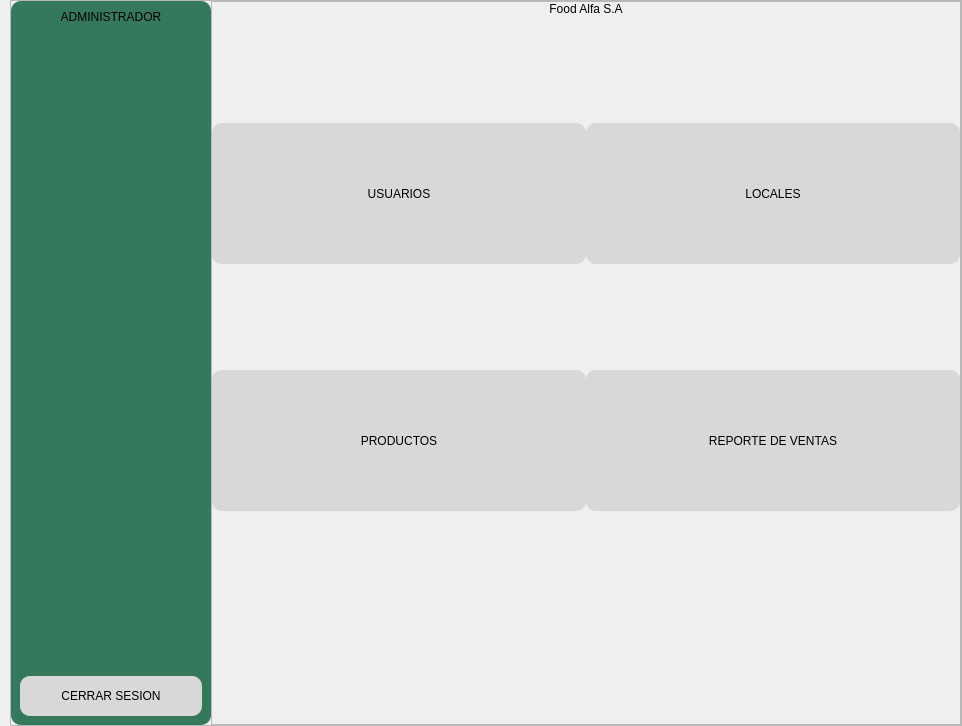
         <widget class="QWidget" name="pgPrincipalAdmin">
          <layout class="QVBoxLayout" name="verticalLayout_15">
           <property name="spacing">
            <number>0</number>
           </property>
           <property name="leftMargin">
            <number>10</number>
           </property>
           <property name="topMargin">
            <number>0</number>
           </property>
           <property name="rightMargin">
            <number>0</number>
           </property>
           <property name="bottomMargin">
            <number>0</number>
           </property>
           <item>
            <widget class="QFrame" name="frame_8">
             <property name="frameShape">
              <enum>QFrame::StyledPanel</enum>
             </property>
             <property name="frameShadow">
              <enum>QFrame::Raised</enum>
             </property>
             <layout class="QHBoxLayout" name="horizontalLayout_17">
              <property name="spacing">
               <number>0</number>
              </property>
              <property name="leftMargin">
               <number>0</number>
              </property>
              <property name="topMargin">
               <number>0</number>
              </property>
              <property name="rightMargin">
               <number>0</number>
              </property>
              <property name="bottomMargin">
               <number>0</number>
              </property>
              <item>
               <widget class="QFrame" name="frame_9">
                <property name="minimumSize">
                 <size>
                  <width>200</width>
                  <height>0</height>
                 </size>
                </property>
                <property name="maximumSize">
                 <size>
                  <width>200</width>
                  <height>16777215</height>
                 </size>
                </property>
                <property name="styleSheet">
                 <string notr="true">background-color: #35795c;
border-radius:10px;</string>
                </property>
                <property name="frameShape">
                 <enum>QFrame::StyledPanel</enum>
                </property>
                <property name="frameShadow">
                 <enum>QFrame::Raised</enum>
                </property>
                <layout class="QVBoxLayout" name="verticalLayout_7">
                 <item>
                  <widget class="QLabel" name="label_9">
                   <property name="styleSheet">
                    <string notr="true">font: 87 11pt &quot;Arial Black&quot;;</string>
                   </property>
                   <property name="text">
                    <string>ADMINISTRADOR</string>
                   </property>
                   <property name="alignment">
                    <set>Qt::AlignCenter</set>
                   </property>
                  </widget>
                 </item>
                 <item>
                  <widget class="QLabel" name="label_10">
                   <property name="minimumSize">
                    <size>
                     <width>0</width>
                     <height>230</height>
                    </size>
                   </property>
                   <property name="maximumSize">
                    <size>
                     <width>170</width>
                     <height>230</height>
                    </size>
                   </property>
                   <property name="text">
                    <string/>
                   </property>
                   <property name="pixmap">
                    <pixmap>Imagenes/admin.png</pixmap>
                   </property>
                   <property name="scaledContents">
                    <bool>true</bool>
                   </property>
                   <property name="alignment">
                    <set>Qt::AlignCenter</set>
                   </property>
                  </widget>
                 </item>
                 <item>
                  <spacer name="verticalSpacer_9">
                   <property name="orientation">
                    <enum>Qt::Vertical</enum>
                   </property>
                   <property name="sizeHint" stdset="0">
                    <size>
                     <width>20</width>
                     <height>410</height>
                    </size>
                   </property>
                  </spacer>
                 </item>
                 <item>
                  <widget class="QPushButton" name="btnCerrarSesionAdmin">
                   <property name="minimumSize">
                    <size>
                     <width>0</width>
                     <height>40</height>
                    </size>
                   </property>
                   <property name="styleSheet">
                    <string notr="true">QPushButton{
background-color: #d8d8d9;
font: 87 9pt &quot;Arial Black&quot;;
color: rgb(0, 0, 0);
border-radius:10px;

}

QPushButton:hover{
background-color: #c8c8c9;
color: rgb(0, 0, 0);
border-radius:10px;
}</string>
                   </property>
                   <property name="text">
                    <string>CERRAR SESION</string>
                   </property>
                   <property name="icon">
                    <iconset>
                     <normaloff>Imagenes/logo cerrar sesion.png</normaloff>Imagenes/logo cerrar sesion.png</iconset>
                   </property>
                  </widget>
                 </item>
                </layout>
               </widget>
              </item>
              <item>
               <widget class="QFrame" name="frame_10">
                <property name="frameShape">
                 <enum>QFrame::StyledPanel</enum>
                </property>
                <property name="frameShadow">
                 <enum>QFrame::Raised</enum>
                </property>
                <layout class="QVBoxLayout" name="verticalLayout_8">
                 <property name="spacing">
                  <number>0</number>
                 </property>
                 <property name="leftMargin">
                  <number>0</number>
                 </property>
                 <property name="topMargin">
                  <number>0</number>
                 </property>
                 <property name="rightMargin">
                  <number>0</number>
                 </property>
                 <property name="bottomMargin">
                  <number>0</number>
                 </property>
                 <item>
                  <widget class="QLabel" name="label_21">
                   <property name="layoutDirection">
                    <enum>Qt::LeftToRight</enum>
                   </property>
                   <property name="styleSheet">
                    <string notr="true">font: 87 40pt &quot;Arial Black&quot;;</string>
                   </property>
                   <property name="text">
                    <string>Food Alfa S.A</string>
                   </property>
                   <property name="alignment">
                    <set>Qt::AlignHCenter|Qt::AlignTop</set>
                   </property>
                  </widget>
                 </item>
                 <item>
                  <spacer name="verticalSpacer_11">
                   <property name="orientation">
                    <enum>Qt::Vertical</enum>
                   </property>
                   <property name="sizeHint" stdset="0">
                    <size>
                     <width>20</width>
                     <height>40</height>
                    </size>
                   </property>
                  </spacer>
                 </item>
                 <item>
                  <layout class="QHBoxLayout" name="horizontalLayout_8">
                   <item>
                    <widget class="QPushButton" name="btnUsuariosAdmin">
                     <property name="minimumSize">
                      <size>
                       <width>374</width>
                       <height>141</height>
                      </size>
                     </property>
                     <property name="maximumSize">
                      <size>
                       <width>374</width>
                       <height>141</height>
                      </size>
                     </property>
                     <property name="styleSheet">
                      <string notr="true">QPushButton{
background-color: #d8d8d9;
font: 87 17pt &quot;Arial Black&quot;;
color: rgb(0, 0, 0);
border-radius:10px;

}

QPushButton:hover{
background-color: #c8c8c9;
color: rgb(0, 0, 0);
border-radius:10px;
}</string>
                     </property>
                     <property name="text">
                      <string>USUARIOS</string>
                     </property>
                    </widget>
                   </item>
                   <item>
                    <widget class="QPushButton" name="btnLocalesAdmin">
                     <property name="minimumSize">
                      <size>
                       <width>374</width>
                       <height>141</height>
                      </size>
                     </property>
                     <property name="maximumSize">
                      <size>
                       <width>374</width>
                       <height>141</height>
                      </size>
                     </property>
                     <property name="styleSheet">
                      <string notr="true">QPushButton{
background-color: #d8d8d9;
font: 87 17pt &quot;Arial Black&quot;;
color: rgb(0, 0, 0);
border-radius:10px;

}

QPushButton:hover{
background-color: #c8c8c9;
color: rgb(0, 0, 0);
border-radius:10px;
}</string>
                     </property>
                     <property name="text">
                      <string>LOCALES</string>
                     </property>
                    </widget>
                   </item>
                  </layout>
                 </item>
                 <item>
                  <spacer name="verticalSpacer_28">
                   <property name="orientation">
                    <enum>Qt::Vertical</enum>
                   </property>
                   <property name="sizeHint" stdset="0">
                    <size>
                     <width>20</width>
                     <height>40</height>
                    </size>
                   </property>
                  </spacer>
                 </item>
                 <item>
                  <layout class="QHBoxLayout" name="horizontalLayout_9">
                   <item>
                    <widget class="QPushButton" name="btnProductosAdmin">
                     <property name="minimumSize">
                      <size>
                       <width>374</width>
                       <height>141</height>
                      </size>
                     </property>
                     <property name="maximumSize">
                      <size>
                       <width>374</width>
                       <height>141</height>
                      </size>
                     </property>
                     <property name="styleSheet">
                      <string notr="true">QPushButton{
background-color: #d8d8d9;
font: 87 17pt &quot;Arial Black&quot;;
color: rgb(0, 0, 0);
border-radius:10px;

}

QPushButton:hover{
background-color: #c8c8c9;
color: rgb(0, 0, 0);
border-radius:10px;
}</string>
                     </property>
                     <property name="text">
                      <string>PRODUCTOS</string>
                     </property>
                    </widget>
                   </item>
                   <item>
                    <widget class="QPushButton" name="btnReporteVentasAdmin">
                     <property name="minimumSize">
                      <size>
                       <width>374</width>
                       <height>141</height>
                      </size>
                     </property>
                     <property name="maximumSize">
                      <size>
                       <width>374</width>
                       <height>141</height>
                      </size>
                     </property>
                     <property name="styleSheet">
                      <string notr="true">QPushButton{
background-color: #d8d8d9;
font: 87 17pt &quot;Arial Black&quot;;
color: rgb(0, 0, 0);
border-radius:10px;

}

QPushButton:hover{
background-color: #c8c8c9;
color: rgb(0, 0, 0);
border-radius:10px;
}</string>
                     </property>
                     <property name="text">
                      <string>REPORTE DE VENTAS</string>
                     </property>
                    </widget>
                   </item>
                  </layout>
                 </item>
                 <item>
                  <spacer name="verticalSpacer_27">
                   <property name="orientation">
                    <enum>Qt::Vertical</enum>
                   </property>
                   <property name="sizeHint" stdset="0">
                    <size>
                     <width>20</width>
                     <height>40</height>
                    </size>
                   </property>
                  </spacer>
                 </item>
                 <item>
                  <layout class="QHBoxLayout" name="horizontalLayout_10"/>
                 </item>
                 <item>
                  <spacer name="verticalSpacer_10">
                   <property name="orientation">
                    <enum>Qt::Vertical</enum>
                   </property>
                   <property name="sizeHint" stdset="0">
                    <size>
                     <width>20</width>
                     <height>40</height>
                    </size>
                   </property>
                  </spacer>
                 </item>
                </layout>
               </widget>
              </item>
             </layout>
            </widget>
           </item>
          </layout>
         </widget>
